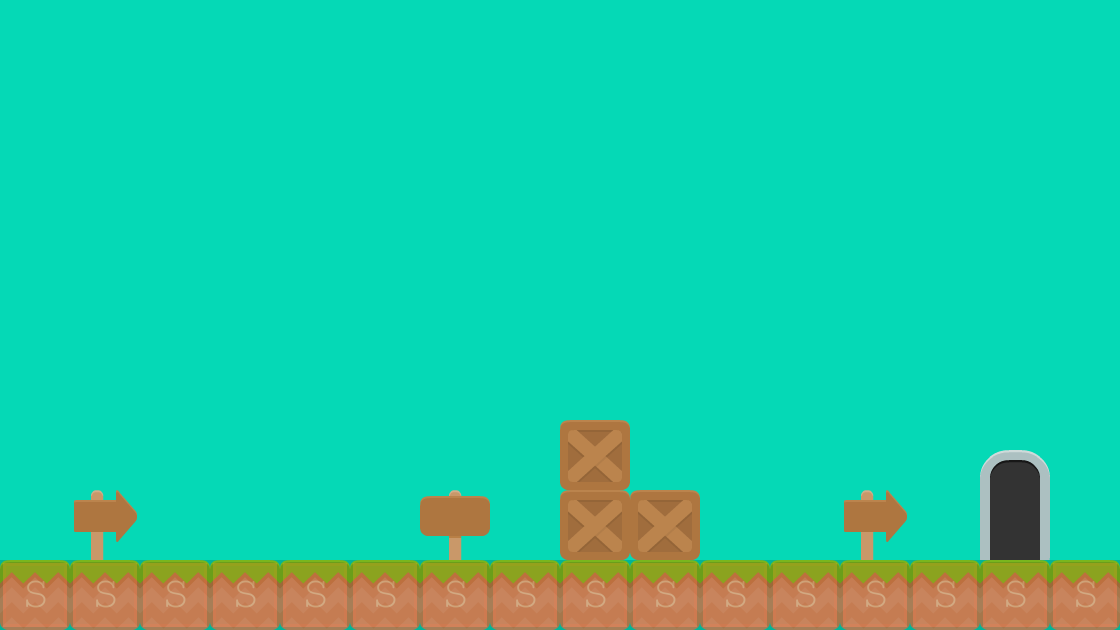

A level layout from a 2D game, rendered from its tile map. Below: a short description, then the map file with tile-grid data replaced by summaries:
An orthogonal 16x9 tile map with 70x70 px tiles, 3 tile layers ( background 1, collision, foreground 1), 2 tilesets and 3 objects (2x BadGuy, LevelTrigger).

<map version="1.0" orientation="orthogonal" renderorder="right-down" width="16" height="9" tilewidth="70" tileheight="70" backgroundcolor="#05d9b6">
 <tileset firstgid="1" name="background-tiles" tilewidth="70" tileheight="70">
  <image source="../img/background-tiles.png" width="910" height="910" />
 </tileset>
 <tileset firstgid="170" name="meta-tiles" tilewidth="70" tileheight="70">
  <image source="../img/meta-tiles.png" width="350" height="70" />
  <tile id="1">
   <properties>
    <property name="type" value="lslope" />
   </properties>
  </tile>
  <tile id="3">
   <properties>
    <property name="type" value="rslope" />
   </properties>
  </tile>
  <tile id="4">
   <properties>
    <property name="type" value="solid" />
   </properties>
  </tile>
 </tileset>
 <layer name=" background 1" width="16" height="9">
  <properties>
   <property name="xSpawn" value="400" />
   <property name="ySpawn" value="0" />
  </properties>
  <data>[144 cells, 18 non-empty, 3 distinct tile ids]</data>
 </layer>
 <layer name="collision" width="16" height="9" opacity="0.17">
  <data>[144 cells, 16 non-empty, 1 distinct tile ids]</data>
 </layer>
 <objectgroup name="trigger-entities">
  <properties>
   <property name="level" value="level05" />
  </properties>
  <object name="LevelTrigger" x="982" y="420" width="64" height="140">
   <properties>
    <property name="level" value="Level05" />
   </properties>
  </object>
 </objectgroup>
 <layer name="foreground 1" width="16" height="9">
  <data>[144 cells, 6 non-empty, 3 distinct tile ids]</data>
 </layer>
 <objectgroup name="EnemyEntities">
  <object name="BadGuy" x="214" y="486" width="344" height="70" />
  <object name="BadGuy" x="562" y="492" width="280" height="66" />
 </objectgroup>
</map>
